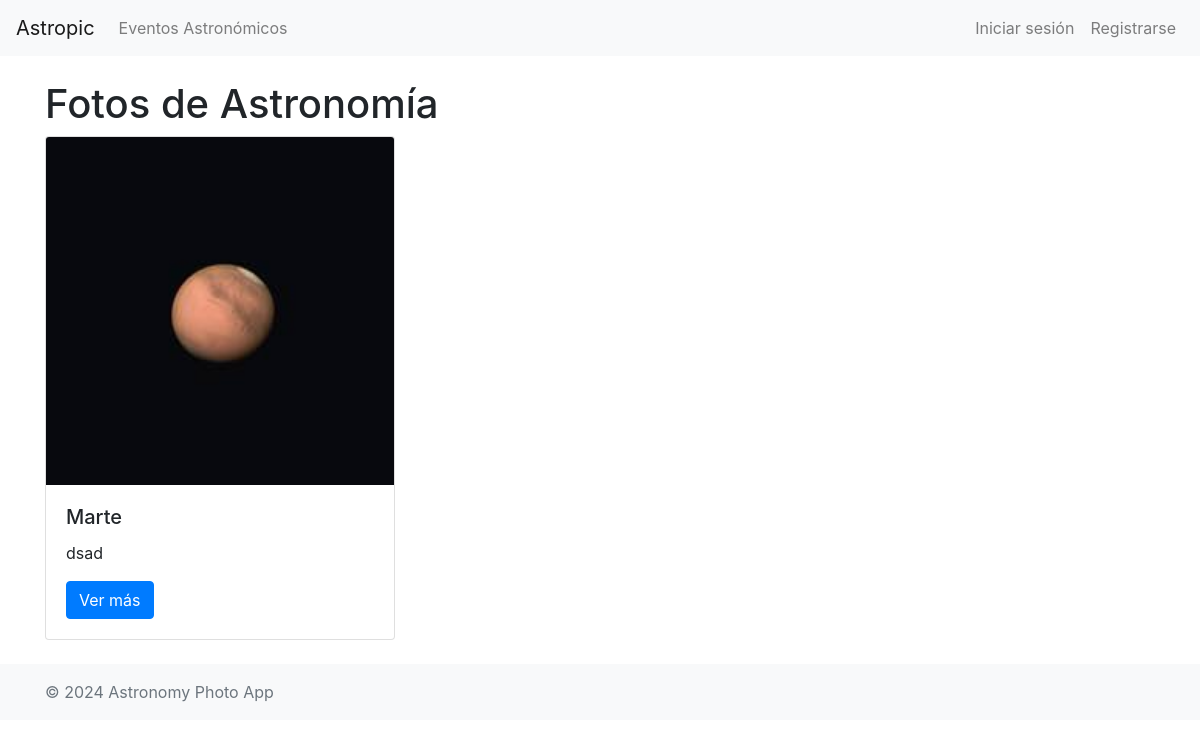
/, run on an earlier commit of the app's database.
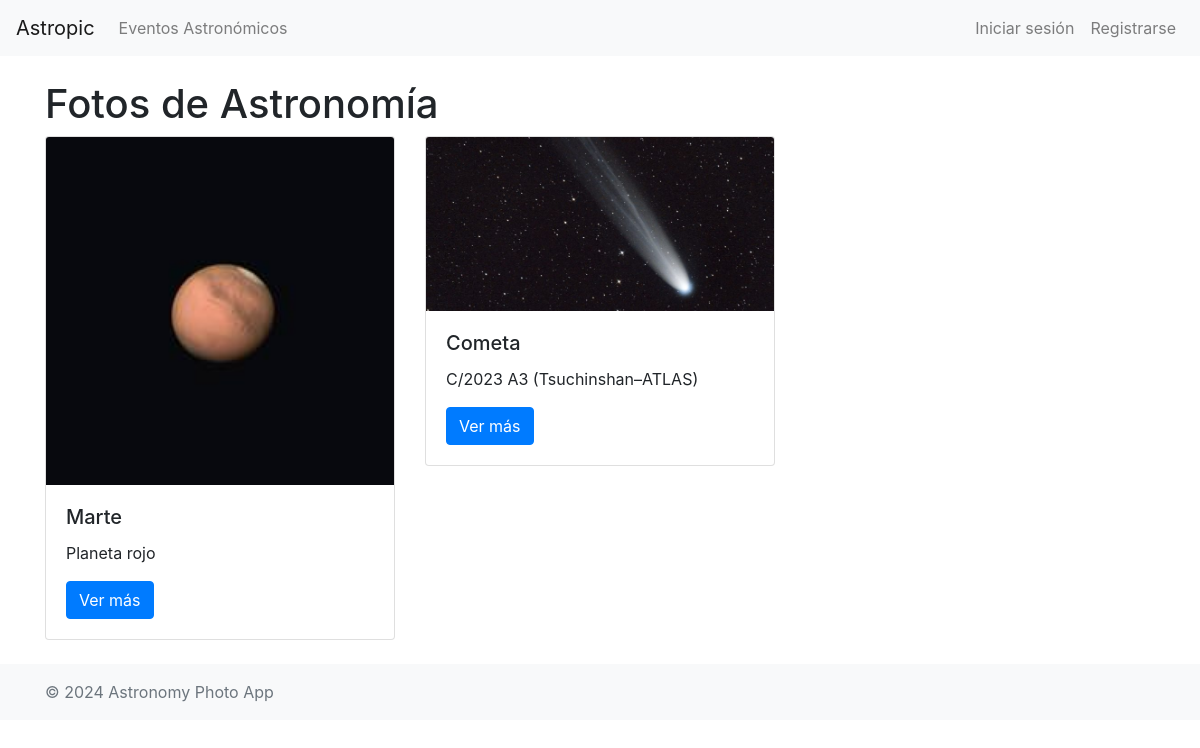
And on a later commit of the database.
### astropic/models.py (models this page shows, shortened)
class Photo(models.Model):
    title = models.CharField(max_length=255)
    description = models.TextField(blank=True)
    image = models.ImageField(upload_to='photos/', blank=True)
    user = models.ForeignKey(User, on_delete=models.CASCADE)
    event = models.ForeignKey('AstronomicalEvent', null=True, blank=True, on_delete=models.SET_NULL)
    created_at = models.DateTimeField(auto_now_add=True)

### astropic/views.py (the view)
# urls.py: path('', PhotoListView.as_view(), name='photo-list'),
class PhotoListView(ListView):
    model = Photo
    template_name = 'photos/photo_list.html'
    context_object_name = 'photos'
    paginate_by = 12

### astropic/templates/photos/photo_list.html (shortened to what this page needs)
{% extends 'base.html' %}
{% block content %}
    <h1>Fotos de Astronomía</h1>
    <div class="row">
        {% for photo in photos %}
            <div class="col-md-4 mb-4">
                <div class="card">
                    <img src="{{ photo.image.url }}" class="card-img-top" alt="{{ photo.title }}">
                    <div class="card-body">
                        <h5 class="card-title">{{ photo.title }}</h5>
                        <p class="card-text">{{ photo.description|truncatewords:20 }}</p>
                        <a href="{% url 'photo-detail' photo.pk %}" class="btn btn-primary">Ver más</a>
                    </div>
                </div>
            </div>
        {% empty %}
            <p>No hay fotos disponibles.</p>
        {% endfor %}
    </div>
{% endblock %}

What changed in the data, as far as the page shows it:
changed Photo "Marte": description "dsad" → "Planeta rojo"
added Photo: image (picture), title "Cometa", description "C/2023 A3 (Tsuchinshan–ATLAS)"
